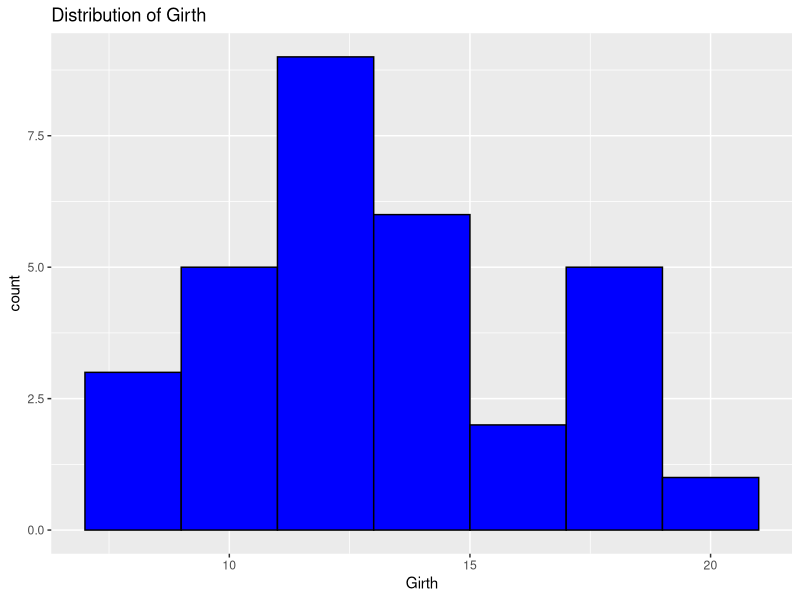
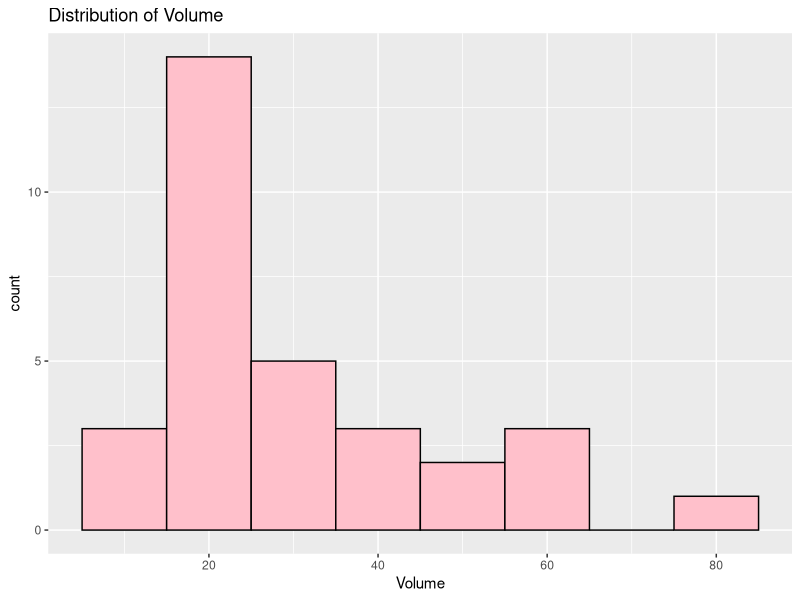
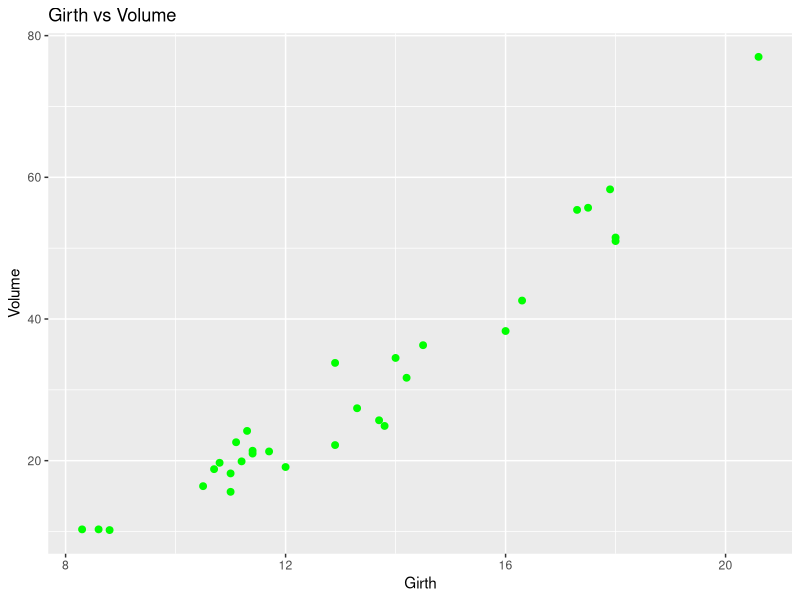

These charts were generated, in order, by the following R code:
## ---- chunk 1
# Q1
data("trees")
head(trees)
library(ggplot2)
ggplot(trees, aes(x = Girth)) +
  geom_histogram(binwidth = 2, fill = "blue", color = "black") + labs(title="Distribution of Girth")
## ---- chunk 2
# Q2
data("trees")
head(trees)
library(ggplot2)
ggplot(trees, aes(x = Volume)) +
  geom_histogram(binwidth = 10, fill = "pink", color = "black") + labs(title="Distribution of Volume")
## ---- chunk 3
# Q3
data("trees")
head(trees)
data(trees)
library(ggplot2)
ggplot(trees, aes(x= Girth, y = Volume)) +
  geom_point(color = "green", size = 2) + labs(title= "Girth vs Volume", x = "Girth", y = "Volume")
## ---- chunk 4
# Q4

shapiro.test(trees$Volume)

# NOT A NORMAL DISTRIBUTION.
## ---- chunk 5
# Q5

shapiro.test(trees$Girth)

# GIRTH IS NORMALLY DISTRIBUTED.
